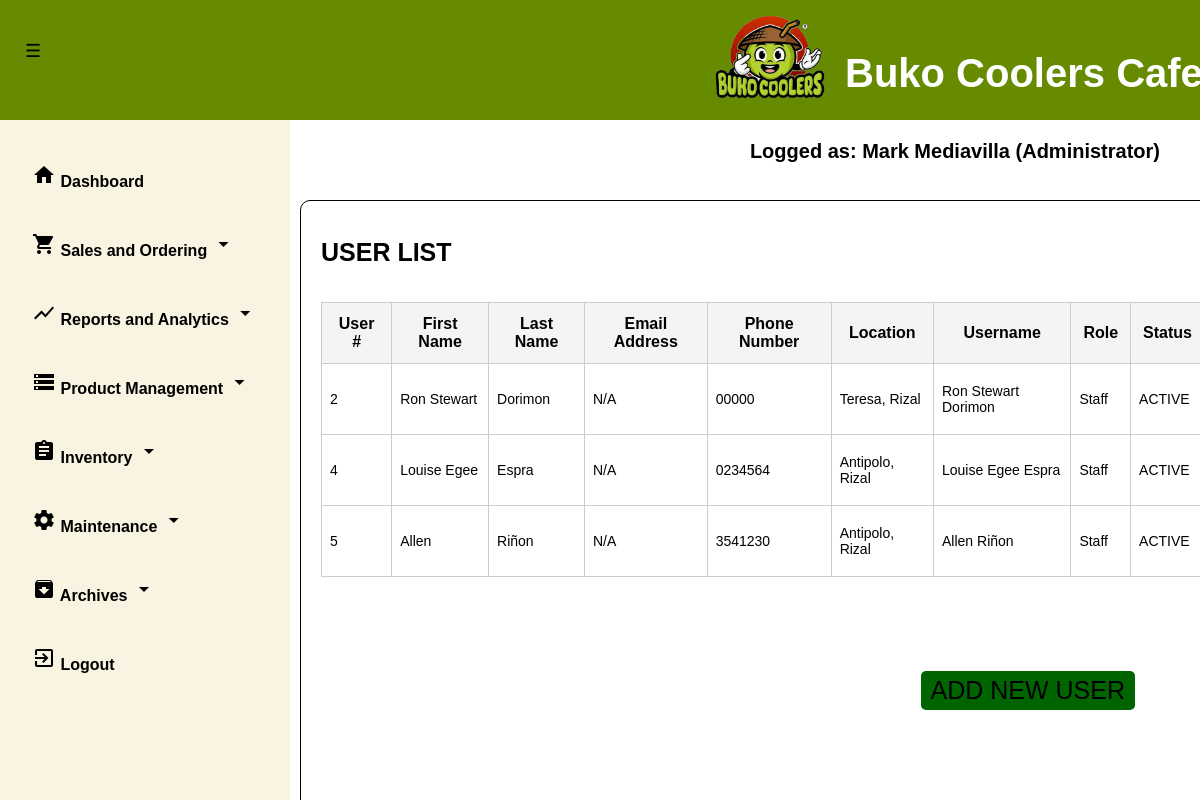
The page /user_list.php (signed in) on the database its author committed.
### tables this page shows
CREATE TABLE `tbl_users` (
  `PK_USER` int(11) NOT NULL,
  `FIRST_NAME` varchar(50) NOT NULL,
  `LAST_NAME` varchar(50) NOT NULL,
  `EMAIL` varchar(100) NOT NULL,
  `PNUM` varchar(11) NOT NULL,
  `USR_ADD` varchar(255) NOT NULL,
  `USERNAME` varchar(60) NOT NULL,
  `USER_PASSWORD` varchar(20) NOT NULL,
  `ROLE` varchar(50) NOT NULL,
  `EMPLOYEE_STATUS` varchar(25) NOT NULL DEFAULT 'ACTIVE',
  `LAST_USR_UDATE` timestamp NOT NULL DEFAULT current_timestamp()
);

### user_list.php (the view, shortened to what this page needs)
<?php
    include ('database_connection.php');
    if (isset($_SESSION['PK_USER'])){
        $loggeduser = $_SESSION['PK_USER'];
        $query_loggeduser = "SELECT * FROM tbl_users WHERE PK_USER = {$loggeduser} AND EMPLOYEE_STATUS = 'ACTIVE'";
        $loggeduser_check = mysqli_query($databaseconn, $query_loggeduser);
        while ($row = mysqli_fetch_assoc($loggeduser_check)){
            $return_user_name = $row['USERNAME'];
            $return_role = $row['ROLE'];
        }
        $show_users = "SELECT * FROM tbl_users WHERE EMPLOYEE_STATUS = 'ACTIVE' AND NOT PK_USER = {$loggeduser}";
        $exec_showusers = mysqli_query($databaseconn, $show_users);
    }
?>
<!DOCTYPE html>
    <html lang="en">
    <head>
        <link rel="stylesheet" type="text/css" href="styles/dashboard.css">
        <link rel="stylesheet" type="text/css" href="styles/viewdata_style.css">
        <link rel="stylesheet" type="text/css" href="styles/dashboard_style.css">
    </head>
    <body>
        <div class="main_container">
            <header>
                <div id="navleft" class="show_navleft">
                    <span class="toggle-btn" onclick="toggleNav()">&#9776;</span>
                </div>
                <div class="header-content">
                    <div class="header-left">
                        <img src="templates/designs/logo_nonbg.png" alt="Buko Coolers Logo" class="logo">
                        <h1>Buko Coolers Cafe</h1>
                    </div>
                </div>
            </header>
            <div id="sidenav" class="side_nav">
                <?php if ($return_role === 'Administrator'){
                    echo "<a href='dashboard.php'><i class='material-icons'>home</i> Dashboard</a>
                    <button class='sales-dropdown' type='button'><i class='material-icons'>shopping_cart</i> Sales and Ordering <i class='material-icons'>arrow_drop_down</i></button>
                    <button class='reports-dropdown' type='button'><i class='material-icons'>show_chart</i> Reports and Analytics <i class='material-icons'>arrow_drop_down</i></button>
                    <button class='product-dropdown' type='button'><i class='material-icons'>storage</i> Product Management <i class='material-icons'>arrow_drop_down</i></button>
                    <button class='inventory-dropdown' type='button'><i class='material-icons'>assignment</i> Inventory <i class='material-icons'>arrow_drop_down</i></button>
                    <button class='maint-dropdown' type='button'><i class='material-icons'>settings</i> Maintenance <i class='material-icons'>arrow_drop_down</i></button>
                    <button class='archive-dropdown' type='button'><i class='material-icons'>archive</i> Archives <i class='material-icons'>arrow_drop_down</i></button>
                    <div class='dropdown_container'>
                    </div>";
                } else if ($return_role === 'Staff') {
                    echo "<a href='dashboard.php'><i class='material-icons'>home</i> Dashboard</a>
                    <button class='sales-dropdown' type='button'><i class='material-icons'>shopping_cart</i> Sales and Ordering <i class='material-icons'>arrow_drop_down</i></button>
                    <div class='dropdown_container'>
                        <a href='order_create.php'>Create Order</a>
                        <a href='order_history.php'>Order History</a>
                    </div>";
                }?>
                <a href="logout_action.php" onclick="return confirm('Are you sure do you want to logout?');"><i class="material-icons">exit_to_app</i> Logout</a>
            </div>
        </div>
        <div class="form_container">
            <h1>USER LIST</h1>
            <div class="table_container_nouppr">
                <div style="overflow-y: auto; height: 470px;">
                    <table class="dataview">
                        <thead>
                            <tr>
                                <th>User #</th>
                                <th>First Name</th>
                                <th>Last Name</th>
                                <th>Email Address</th>
                                <th>Phone Number</th>
                                <th>Location</th>
                                <th>Username</th>
                                <th>Role</th>
                                <th>Status</th>
                            </tr>
                        </thead>
                        <tbody id="table_body">
                            <tr>
                                <?php
                                    if (mysqli_num_rows($exec_showusers) > 0) {
                                        while($row = mysqli_fetch_assoc($exec_showusers)){
                                            $return_userid = $row['PK_USER'];
                                            $return_userfname = $row['FIRST_NAME'];
                                            $return_userlname = $row['LAST_NAME'];
                                            $return_useremail = $row['EMAIL'];
                                            $return_userpnum = $row['PNUM'];
                                            $return_useraddr = $row['USR_ADD'];
                                            $return_username = $row['USERNAME'];
                                            $return_user_role = $row['ROLE'];
                                            $return_status = $row['EMPLOYEE_STATUS'];
                                            echo "<tr>";
                                            echo "<td>$return_userid</td>";
                                            echo "<td>$return_userfname</td>";
                                            echo "<td>$return_userlname</td>";
                                            echo "<td>$return_useremail</td>";
                                            echo "<td>$return_userpnum</td>";
                                            echo "<td>$return_useraddr</td>";
                                            echo "<td>$return_username</td>";
                                            echo "<td>$return_user_role</td>";
                                            echo "<td>$return_status</td>";
                                            echo "</tr>";
                                        }
                                    } else {
                                        echo "<tr>
                                        <td colspan='10'>No Active Users found.</td>
                                        </tr>";
                                    }
                                ?>
                            </tr>
                        </tbody>
                    </table>
                </div>
            </div>
            <div class="button_under">
                <form class="list_forms_under" method="POST" action="">
                    <button id="usradd" name="add_user">ADD NEW USER</button>
                </form>
            </div>
        </div>
        <div class="header-right">
            <p>Logged as: <?php echo htmlspecialchars($return_user_name); ?> (<?php echo htmlspecialchars($return_role); ?>)</p>
    </body>
</html>

### styles/viewdata_style.css (style rules this page uses)
.form_container { position: fixed; top: 200px; left: 300px; padding: 20px; width: 80%; height: 600px; border: 1px solid #000; border-radius: 10px; }
.form_container h1 { text-align: left; font-size: 25px; font-weight: bold; margin-bottom: 20px; }
.table_container_nouppr { position: relative; top: 15px; font-size: 16px; }
.button_under { position: fixed; right: 65px; bottom: 90px; }
#exportcsv, #exportreport, #prodadd, #searchdate, #usradd { margin-top: 10px; padding: 5px 10px; border: none; border-radius: 5px; background-color: darkgreen; color: black; cursor: pointer; font-size: 25px; }
.dataview { width: 100%; border-collapse: collapse; }
.dataview thead th { border: 1px solid #ccc; position: sticky; top: 0; background-color: #f4f4f4; z-index: 3; font-size: 16px; }
.dataview th, .dataview td { border: 1px solid #ccc; padding: 12px; text-align: center; }
.dataview td { border: 1px solid #ccc; padding: 8px; text-align: left; font-size: 14px; }

### styles/dashboard_style.css (style rules this page uses)
body, html { overflow-y: auto; overflow-x: hidden; margin: 0; padding: 0; font-family: Arial, sans-serif; background-color: white; height: 100%; }
header { justify-content: space-between; align-items: flex-start; background-color: #668b00; padding: 10px; color: white; height: 100px; width: 100%; }
.header-content { display: flex; justify-content: space-between; align-items: center; }
.header-left { display: flex; align-items: center; }
.header-left .logo { width: 150px; height: auto; margin-top: -60px; margin-left: 685px; margin-right: 0px; }
.header-left h1 { color: white; font-size: 40px; margin-top: 0px; }
.header-right { position: fixed; top: 120px; right: 40px; font-size: 20px; color: black; font-weight: bold; }
.side_nav { height: calc(100vh - 120px); width: 290px; position: fixed; top: 120px; left: 0; background-color: #F8F4E1; overflow-y: auto; overflow-x: hidden; transition: 0.5s; padding-top: 10px; display: flex; flex-direction: column; }
.side_nav a { padding: 33px 8px 8px 32px; text-decoration: none; font-size: 16px; color: black; display: block; transition: 0.5s; font-weight: bold; }
#navleft { width: 290px; transition: margin-left 0.5s; padding: 16px; }
.toggle-btn { position: fixed; top: 30px; left: -5px; z-index: 1; padding: 10px 30px; color: black; cursor: pointer; font-size: 18px; }
button.sales-dropdown, button.reports-dropdown, button.product-dropdown, button.inventory-dropdown, button.maint-dropdown, button.archive-dropdown { border: none; background-color: #F8F4E1; padding-left: 8px; padding: 33px 8px 8px 32px; text-decoration: none; font-size: 16px; color: black; display: block; transition: 0.3s; font-weight: bold; text-align: left; }

### rows shown on the page
tbl_users: PK_USER "2", FIRST_NAME "Ron Stewart", LAST_NAME "Dorimon", EMAIL "N/A", PNUM "00000", USR_ADD "Teresa, Rizal", USERNAME "Ron Stewart Dorimon", ROLE "Staff", EMPLOYEE_STATUS "ACTIVE"
tbl_users: PK_USER "4", FIRST_NAME "Louise Egee", LAST_NAME "Espra", EMAIL "N/A", PNUM "0234564", USR_ADD "Antipolo, Rizal", USERNAME "Louise Egee Espra", ROLE "Staff", EMPLOYEE_STATUS "ACTIVE"
tbl_users: PK_USER "5", FIRST_NAME "Allen", LAST_NAME "Riñon", EMAIL "N/A", PNUM "3541230", USR_ADD "Antipolo, Rizal", USERNAME "Allen Riñon", ROLE "Staff", EMPLOYEE_STATUS "ACTIVE"
tbl_users: USERNAME "Mark Mediavilla", ROLE "Administrator"
